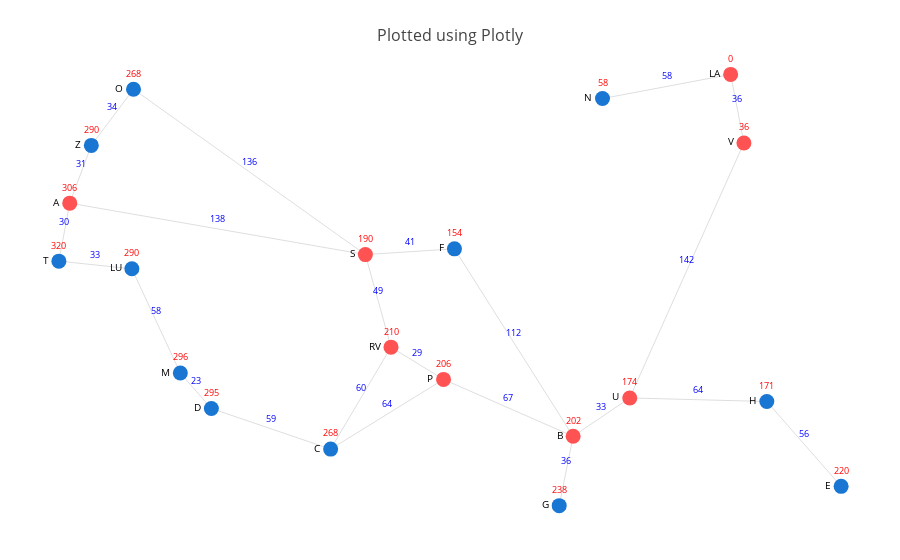

Notebook source saved alongside this figure:
### Markdown cell above
If some how, the parent of 'B' was 'P' instead of 'F', we could have had better path. So there is still "something" in our algo to be optimized. 

In Iteration 5, when current_node is 'P' and kid was 'B' we simply did nothing. Instead, if we had replaced parent of 'B' from 'F' to 'P', our path would have changed later for better. Isnt it? But what could be justification to do that?

Recall in Iteration 5. cameFrom['B'] is already 'F'. We now have 'P'. Which could be better parent? (Eh?!)

**We will choose better parent which has least g('B') from paths via 'F' and via 'P'.**

<pre>
```cameFrom``` during Iteration 5 which we could use to calculate:  
{'A': None, 'S': 'A', 'T': 'A', 'Z': 'A', 'F': 'S', 'RV': 'S', 'O': 'S', 'B': 'F', 'C': 'RV', 'P': 'RV'}

1) path to 'B' via 'F' : ('B' -> 'F' -> 'S' -> 'A')  costs 112+41+138 = 291  
2) path to 'B' via 'P' : ('B' -> 'P') + ('P' -> 'RV' -> 'S' -> 'A') costs (67) + (29+49+138) = 283
</pre>

Note we calculate ('B' -> 'P') separetely because this is not yet in cameFrom (which is what we are going to decide about). So we cannot use 'calculate_totalGD' which uses 'cameFrom ' list.    
<br><font color='red'>Re read and make sure you understand above explanation, as this is very vital for optimization we would do next</font>

To differentiate 2 calculations above, we will call one has g('B') or **actual g score**. The other one as t_g('B') or **tentative g score**

Thus  
<pre>
1) g('B') = calculate_totalGD('B')  
2) t_g('B') = calculate_GD('P','B') + calculate_totalGD('P')  

if t_g('B') is minimal of above two, then update as cameFrom['B'] = 'P' 
</pre>

As we saw above, ```t_g('B') < g('B')```, that is 283 < 291. so we should update ```cameFrom['B'] = 'P'```

Let us try to insert this change in the code and see what happens.  
Remember 'B' was child here, and 'P' and 'F' were potential parents (P was current node and F was existing in cameFrom as current parent of 'B')

### Code cell
from queue import PriorityQueue
import geopy.distance

def calculate_GD(start, end):

    (x0,y0) = graph.node[start]['pos']
    (x1,y1) = graph.node[end]['pos']
    return floor(geopy.distance.geodesic((y0,x0), (y1,x1)).miles)

def calculate_totalGD(node):
    cost = 0
    if cameFrom.get(node) is None: return 0
    while True:   #when current_node is not None..        
        cost += calculate_GD(cameFrom.get(node),node)
        node = cameFrom.get(node)
        if cameFrom.get(node) is None: break
    return cost

def calculate_path(node):
    path = [node]
    while node is not None:   #when current_node is not None..        
        node = cameFrom.get(node)
        path.append(node)
    return [x for x in reversed(path[:-1])]

cameFrom = {}           
cameFrom[start] = None 

def run_AStar(start, goal):

    # Initialization
    q = PriorityQueue()
    q.put((0,start))
    closedSet = set()  # set() would be better than a list?
    count = 0

    
    # Main loop
    while not q.empty():
        
        
        current_cost, current_node = q.get()   

        if (current_node == goal):
            break      
        else:
            closedSet.add(current_node)
            for each_child in romania_location_map.get(current_node,[]).get('connections',[]):
                                
                if each_child in closedSet:   
                    # if current node or existing parent of visited child, who is better parent?
                    past_cost = calculate_totalGD(each_child)         # this is gScore       
                    t_gScore =  calculate_GD(current_node,each_child) + calculate_totalGD(current_node)
                    #print('T score: ',t_gScore)
                    if (t_gScore < past_cost):
                        cameFrom[each_child] = current_node
                        
                if not each_child in closedSet:   #to avoid 'C' need not revisit
                    cameFrom[each_child] = current_node
                    past_cost = calculate_totalGD(each_child)
                    heuristic_cost = calculate_GD(each_child, goal)
                    #print('past cost: {} heuristic cost: {}'.format(past_cost,heuristic_cost))
                    total_cost = past_cost + heuristic_cost
                    q.put( (total_cost, each_child) )
                    closedSet.add(each_child)   
                                        
        count += 1  
        #print('Iter: {} Node: {} Q:{}'.format(count,current_node,list(q.queue)))
                    
    best_path = calculate_path(current_node)
    return (current_cost, best_path)

start = 'A'
goal = 'LA'
(cost, path) = run_AStar(start,goal)
print(cost, path)
print(cameFrom)
show_map(graph,start=start,goal=goal,path=path,SLDTarget=goal)

### Figure 1 — Plotly figure (JSON) as saved in the notebook; plotly's stock layout.template omitted (floating-point values rounded to 4 significant figures)
{"data": [{"hoverinfo": "none", "line": {"color": "#BDBDBD", "width": 0.5}, "mode": "lines+text", "text": [], "type": "scatter", "x": [21.31, 24.13, null, 21.31, 21.21, null, 21.31, 21.52, null, 24.13, 24.97, null, 24.13, 24.37, null, 24.13, 21.92, null, 21.52, 21.92, null, 21.21, 21.9, null, 24.97, 26.1, null, 21.9, 22.36, null, 24.37, 23.79, null, 24.37, 24.87, null, 22.36, 22.66, null, 22.66, 23.79, null, 24.87, 26.1, null, 24.87, 23.79, null, 26.1, 25.97, null, 26.1, 26.64, null, 26.64, 27.95, null, 26.64, 27.73, null, 27.73, 27.6, null, 27.6, 26.38, null, 27.95, 28.65, null], "y": [46.19, 45.8, null, 46.19, 45.75, null, 46.19, 46.62, null, 45.8, 45.84, null, 45.8, 45.1, null, 45.8, 47.05, null, 46.62, 47.05, null, 45.75, 45.69, null, 45.84, 44.43, null, 45.69, 44.9, null, 45.1, 44.33, null, 45.1, 44.86, null, 44.9, 44.64, null, 44.64, 44.33, null, 44.86, 44.43, null, 44.86, 44.33, null, 44.43, 43.9, null, 44.43, 44.72, null, 44.72, 44.69, null, 44.72, 46.64, null, 46.64, 47.16, null, 47.16, 46.98, null, 44.69, 44.05, null]}, {"hoverinfo": "none", "marker": {"color": ["#FF5252", "#FF5252", "#1976D2", "#1976D2", "#1976D2", "#1976D2", "#FF5252", "#1976D2", "#1976D2", "#FF5252", "#FF5252", "#FF5252", "#FF5252", "#FF5252", "#1976D2", "#1976D2", "#1976D2", "#1976D2", "#1976D2", "#1976D2"], "colorbar": {"thickness": 5, "title": "Node Connections", "titleside": "left", "xanchor": "left"}, "colorscale": "Hot", "line": {"width": 0}, "reversescale": true, "showscale": false, "size": 15}, "mode": "markers+text", "text": ["A", "S", "Z", "T", "F", "LU", "RV", "M", "D", "P", "B", "U", "V", "LA", "H", "C", "O", "N", "G", "E"], "textfont": {"color": "black", "size": 10}, "textposition": "left", "type": "scatter", "x": [21.31, 24.13, 21.52, 21.21, 24.97, 21.9, 24.37, 22.36, 22.66, 24.87, 26.1, 26.64, 27.73, 27.6, 27.95, 23.79, 21.92, 26.38, 25.97, 28.65], "y": [46.19, 45.8, 46.62, 45.75, 45.84, 45.69, 45.1, 44.9, 44.64, 44.86, 44.43, 44.72, 46.64, 47.16, 44.69, 44.33, 47.05, 46.98, 43.9, 44.05]}, {"hoverinfo": "none", "marker": {"opacity": 0}, "mode": "markers+text", "text": [138, 30, 31, 41, 49, 136, 34, 33, 112, 58, 60, 29, 23, 59, 67, 64, 36, 33, 64, 142, 36, 58, 56], "textfont": {"color": "blue", "size": 9}, "textposition": "top", "type": "scatter", "x": [22.72, 21.26, 21.41, 24.55, 24.25, 23.02, 21.72, 21.56, 25.54, 22.13, 24.08, 24.62, 22.51, 23.23, 25.49, 24.33, 26.04, 26.37, 27.29, 27.18, 27.66, 26.99, 28.3], "y": [45.99, 45.97, 46.4, 45.82, 45.45, 46.42, 46.83, 45.72, 45.13, 45.3, 44.71, 44.98, 44.77, 44.48, 44.64, 44.59, 44.17, 44.57, 44.7, 45.68, 46.9, 47.07, 44.37]}, {"hoverinfo": "none", "line": {"width": 1}, "marker": {"opacity": 0, "size": 15}, "mode": "markers+text", "text": [306, 190, 290, 320, 154, 290, 210, 296, 295, 206, 202, 174, 36, 0, 171, 268, 268, 58, 238, 220], "textfont": {"color": "red", "size": 9}, "textposition": "top", "type": "scatter", "x": [21.31, 24.13, 21.52, 21.21, 24.97, 21.9, 24.37, 22.36, 22.66, 24.87, 26.1, 26.64, 27.73, 27.6, 27.95, 23.79, 21.92, 26.38, 25.97, 28.65], "y": [46.19, 45.8, 46.62, 45.75, 45.84, 45.69, 45.1, 44.9, 44.64, 44.86, 44.43, 44.72, 46.64, 47.16, 44.69, 44.33, 47.05, 46.98, 43.9, 44.05]}], "layout": {"autosize": true, "hovermode": "closest", "margin": {"b": 20, "l": 5, "r": 5, "t": 40}, "showlegend": false, "title": "<br>Plotted using Plotly", "titlefont": {"size": 16}, "xaxis": {"showgrid": false, "showticklabels": false, "zeroline": false}, "yaxis": {"showgrid": false, "showticklabels": false, "zeroline": false}}}
